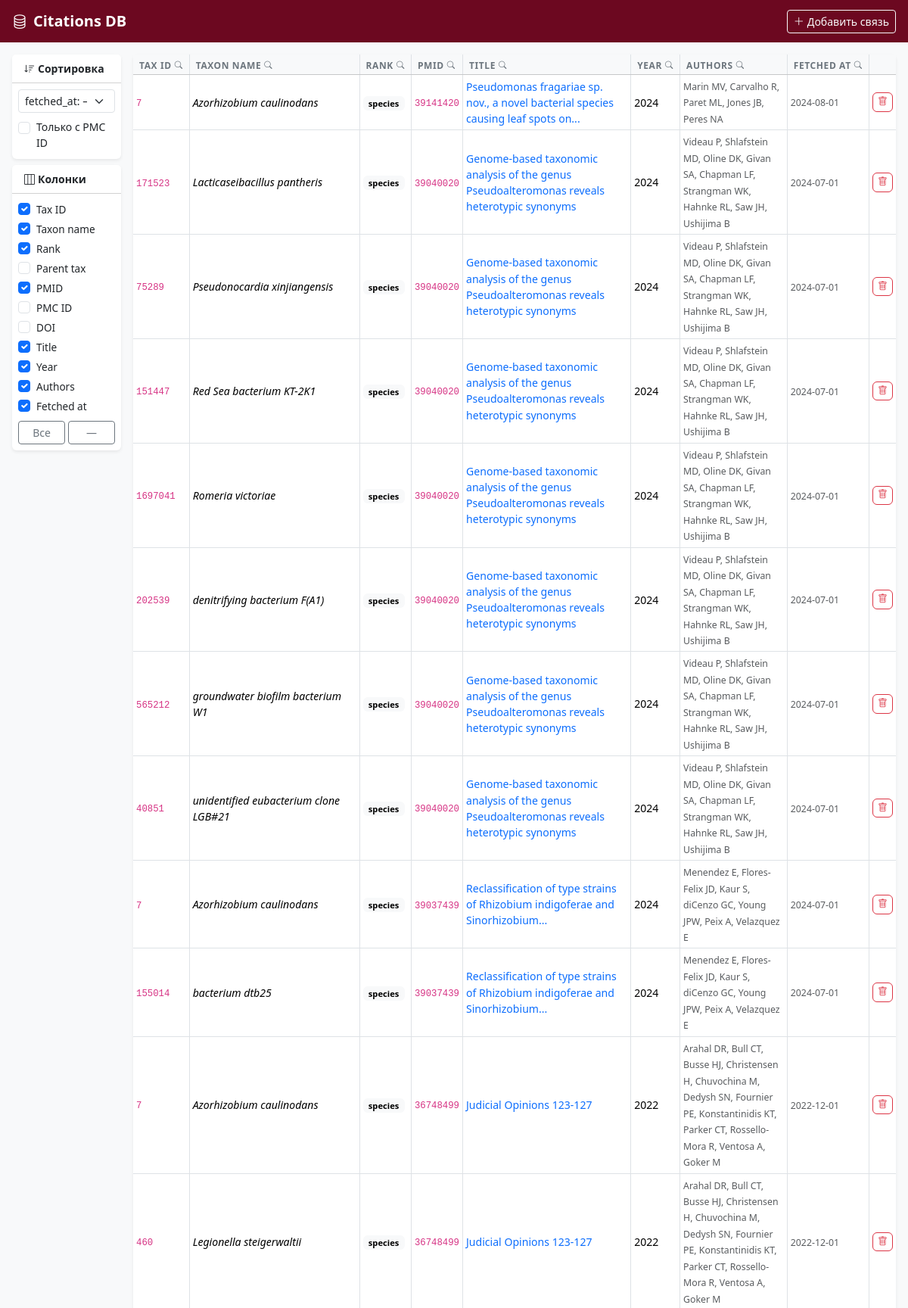
The page / (upper part) on the database its author committed.
### tables this page shows
CREATE TABLE Taxon_article (
    id      INTEGER PRIMARY KEY AUTOINCREMENT,
    tax_id  INTEGER NOT NULL,
    pmid    INTEGER NOT NULL,
    UNIQUE (id),
    FOREIGN KEY (tax_id) REFERENCES Taxon(tax_id),
    FOREIGN KEY (pmid)   REFERENCES Article(pmid)
);

CREATE TABLE Taxon (
    tax_id      INTEGER PRIMARY KEY,
    name        TEXT    NOT NULL,
    rank        TEXT    NOT NULL,
    parent_tax_id INTEGER,
    UNIQUE (tax_id)
);

### main.py (the view)
@app.get("/", name="index")
def index(
    request: Request,
    f_sort: str = "",
    f_has_pmc: str = "",
    page: int = 1,
    cols: list[str] = [],
    f_tax_id:        str = "",
    f_name:          str = "",
    f_rank:          str = "",
    f_parent_tax_id: str = "",
    f_pmid:          str = "",
    f_pmc_id:        str = "",
    f_doi:           str = "",
    f_title:         str = "",
    f_pub_year:      str = "",
    f_authors:       str = "",
    f_fetched_at:    str = "",
):
    if cols:
        visible = set(cols) & ALL_COLS
        request.session["visible_cols"] = list(visible)
    elif "visible_cols" in request.session:
        visible = set(request.session["visible_cols"]) & ALL_COLS
    else:
        visible = DEFAULT_COLS
    filters = {
        "tax_id":        f_tax_id,
        "name":          f_name,
        "rank":          f_rank,
        "parent_tax_id": f_parent_tax_id,
        "pmid":          f_pmid,
        "pmc_id":        f_pmc_id,
        "doi":           f_doi,
        "title":         f_title,
        "pub_year":      f_pub_year,
        "authors":       f_authors,
        "fetched_at":    f_fetched_at,
    }
    rows = ta_model.get_full_links(
        filter_taxon_name=f_name or None,
        filter_title=f_title or None,
        sort_fetched_at=f_sort or None,
    )
    for col, val in filters.items():
        if not val or col in ("name", "title"):
            continue
        val_lower = val.lower()
        rows = [r for r in rows if r[col] is not None and val_lower in str(r[col]).lower()]
    if f_has_pmc:
        rows = [r for r in rows if r["pmc_id"]]
    page_rows, total, total_pages, page = paginate(rows, page)
    param_parts = [("f_sort", f_sort), ("f_has_pmc", f_has_pmc)] + [(f"f_{k}", v) for k, v in filters.items()]
    params = "&".join(f"{k}={v}" for k, v in param_parts if v)
    active_filters = any(filters.values()) or bool(f_has_pmc)
    return render(request, {
        "rows": page_rows,
        "page": page, "total": total, "total_pages": total_pages,
        "pagination_params": params,
        "visible_cols": visible,
        "f_sort": f_sort,
        "f_has_pmc": f_has_pmc,
        "filters": filters,
        "active_filters": active_filters,
    })

### templates/index.html (shortened to what this page needs)
{% from "macros.html" import pagination %}
<!DOCTYPE html>
<html lang="ru">
<head>
  <link href="https://cdn.jsdelivr.net/npm/bootstrap@5.3.3/dist/css/bootstrap.min.css" rel="stylesheet">
  <link href="https://cdn.jsdelivr.net/npm/bootstrap-icons@1.11.3/font/bootstrap-icons.min.css" rel="stylesheet">
</head>
<body>
<nav class="navbar navbar-dark sticky-top mb-3" style="background-color: #6C0820;">
  <div class="container-fluid px-3">
    <span class="navbar-brand"><i class="bi bi-database me-2"></i>Citations DB</span>
    <button class="btn btn-outline-light btn-sm" data-bs-toggle="modal" data-bs-target="#addLinkModal">
      <i class="bi bi-plus-lg me-1"></i>Добавить связь
    </button>
  </div>
</nav>
<div class="container-fluid px-3 pb-5">
  <div class="row g-3">
    <div class="col-lg-1 col-md-2" style="min-width:160px">
      <div class="card border-0 shadow-sm mb-2">
        <div class="card-header bg-white small fw-semibold py-2">
          <i class="bi bi-sort-down me-1"></i>Сортировка
        </div>
        <div class="card-body p-2">
          <form method="get" id="sortForm">
            <select name="f_sort" class="form-select form-select-sm mb-2" onchange="this.form.submit()">
              <option value=""     {% if not f_sort %}selected{% endif %}>fetched_at: —</option>
            </select>
            <div class="form-check">
              <input class="form-check-input" type="checkbox" name="f_has_pmc" id="chkHasPmc"
                     value="1" {% if f_has_pmc %}checked{% endif %}
                     onchange="this.form.submit()">
              <label class="form-check-label small" for="chkHasPmc">Только с PMC ID</label>
            </div>
          </form>
        </div>
      </div>
      <div class="card border-0 shadow-sm">
        <div class="card-header bg-white small fw-semibold py-2">
          <i class="bi bi-layout-three-columns me-1"></i>Колонки
        </div>
        <div class="card-body p-2 col-toggle">
          {% set all_cols = [
            ('tax_id',       'Tax ID'),
            ('name',         'Taxon name'),
            ('rank',         'Rank'),
            ('parent_tax_id','Parent tax'),
            ('pmid',         'PMID'),
            ('pmc_id',       'PMC ID'),
            ('doi',          'DOI'),
            ('title',        'Title'),
            ('pub_year',     'Year'),
            ('authors',      'Authors'),
            ('fetched_at',   'Fetched at'),
          ] %}
          {% for col_id, col_label in all_cols %}
          <div class="form-check">
            <input class="form-check-input col-check" type="checkbox"
                   id="chk_{{ col_id }}" data-col="{{ col_id }}"
                   {% if col_id in visible_cols %}checked{% endif %}>
            <label class="form-check-label" for="chk_{{ col_id }}">{{ col_label }}</label>
          </div>
          {% endfor %}
          <div class="d-flex gap-1 mt-2">
            <button class="btn btn-outline-secondary btn-sm w-50" id="btnAll">Все</button>
            <button class="btn btn-outline-secondary btn-sm w-50" id="btnNone">—</button>
          </div>
        </div>
      </div>
    </div>
    <div class="col">
      <div class="card border-0 shadow-sm">
        <div class="card-body p-0">
          <form method="get" id="filterForm">
            <div class="table-responsive">
              <table class="table table-hover table-sm mb-0" id="mainTable">
                <thead class="table-light">
                  <tr>
                    {% macro col_header(col_id, label) %}
                    <th class="col-hdr col-{{ col_id }}"
                        {% if col_id not in visible_cols %}style="display:none"{% endif %}>
                      <div class="col-hdr-inner">
                        <div class="col-hdr-label" onclick="toggleSearch('{{ col_id }}')">
                          {{ label }}
                          <i class="bi bi-search {% if filters[col_id] %}search-active{% endif %}"
                             style="font-size:.65rem"></i>
                        </div>
                      </div>
                    </th>
                    {% endmacro %}
                    {{ col_header('tax_id',       'Tax ID') }}
                    {{ col_header('name',          'Taxon name') }}
                    {{ col_header('rank',          'Rank') }}
                    {{ col_header('pmid',          'PMID') }}
                    {{ col_header('title',         'Title') }}
                    {{ col_header('pub_year',      'Year') }}
                    {{ col_header('authors',       'Authors') }}
                    {{ col_header('fetched_at',    'Fetched at') }}
                    <th></th>
                  </tr>
                </thead>
                <tbody>
                  {% for row in rows %}
                  {% set rc = {
                    'domain':'text-bg-dark', 'kingdom':'text-bg-secondary', 'phylum':'text-bg-primary',
                    'class':'text-bg-info',  'order':'text-bg-success',     'family':'text-bg-warning',
                    'genus':'text-bg-danger','species':'text-bg-light'
                  } %}
                  <tr>
                    <td class="col-tax_id"        {% if 'tax_id'        not in visible_cols %}style="display:none"{% endif %}><code>{{ row.tax_id }}</code></td>
                    <td class="col-name"           {% if 'name'          not in visible_cols %}style="display:none"{% endif %}><em>{{ row.name }}</em></td>
                    <td class="col-rank"           {% if 'rank'          not in visible_cols %}style="display:none"{% endif %}>
                      <span class="badge badge-rank {{ rc.get(row.rank,'text-bg-secondary') }}">{{ row.rank }}</span>
                    </td>
                    <td class="col-pmid"           {% if 'pmid'          not in visible_cols %}style="display:none"{% endif %}><code>{{ row.pmid }}</code></td>
                    <td class="col-title"          {% if 'title'         not in visible_cols %}style="display:none"{% endif %} style="max-width:320px{% if 'title' not in visible_cols %};display:none{% endif %}">
                      {% if row.doi %}<a href="https://doi.org/{{ row.doi }}" target="_blank" class="text-decoration-none">{{ row.title | truncate(88) }}</a>
                      {% else %}{{ row.title | truncate(88) }}{% endif %}
                    </td>
                    <td class="col-pub_year"       {% if 'pub_year'      not in visible_cols %}style="display:none"{% endif %}>{{ row.pub_year or '—' }}</td>
                    <td class="col-authors"        {% if 'authors'       not in visible_cols %}style="display:none"{% endif %} style="max-width:200px{% if 'authors' not in visible_cols %};display:none{% endif %}">
                      <span class="small text-muted">{{ row.authors or '—' }}</span>
                    </td>
                    <td class="col-fetched_at"     {% if 'fetched_at'    not in visible_cols %}style="display:none"{% endif %}>
                      <span class="small text-muted">{{ row.fetched_at or '—' }}</span>
                    </td>
                    <td class="text-end" style="white-space:nowrap">
                      <button class="btn btn-outline-danger btn-action"
                              data-delete-url="/taxon-articles/{{ row.id }}/delete"
                              data-delete-label="{{ row.name }} ↔ PMID {{ row.pmid }}">
                        <i class="bi bi-trash"></i>
                      </button>
                    </td>
                  </tr>
                  {% endfor %}
                </tbody>
              </table>
            </div>
          </form>
        </div>
      </div>
    </div>
  </div>
</div>
</html>

### templates/index.html (style rules this page uses)
body { background: #f8f9fa; }
.navbar-brand { font-weight: 600; }
.table td { vertical-align: middle; font-size: .88rem; }
.table td, .table th { border-right: 1px solid #dee2e6; }
.table td:last-child, .table th:last-child { border-right: none; }
.badge-rank { font-size: .7rem; }
.btn-action { padding: .15rem .4rem; font-size: .78rem; }
th.col-hdr { padding: 0 !important; white-space: nowrap; }
.col-hdr-inner { display: flex; flex-direction: column; }
.col-hdr-label { font-size: .75rem; text-transform: uppercase; letter-spacing: .05em; color: #6c757d; padding: 6px 8px 2px; display: flex; align-items: center; gap: 4px; cursor: pointer; user-select: none; }
.col-toggle label { font-size: .85rem; cursor: pointer; user-select: none; }
.col-toggle .form-check { margin-bottom: 2px; }

### rows shown on the page
Taxon_article: tax_id "7", name "Azorhizobium caulinodans", rank "species", pmid "39141420", title "Pseudomonas fragariae sp. nov., a novel bacterial species causing leaf spots on...", pub_year "2024", authors "Marin MV, Carvalho R, Paret ML, Jones JB, Peres NA", fetched_at "2024-08-01"
Taxon_article: tax_id "171523", name "Lacticaseibacillus pantheris", rank "species", pmid "39040020", title "Genome-based taxonomic analysis of the genus Pseudoalteromonas reveals heterotypic synonyms", pub_year "2024", authors "Videau P, Shlafstein MD, Oline DK, Givan SA, Chapman LF, Strangman WK, Hahnke RL, Saw JH, Ushijima B", fetched_at "2024-07-01"
Taxon_article: tax_id "75289", name "Pseudonocardia xinjiangensis", rank "species", pmid "39040020", title "Genome-based taxonomic analysis of the genus Pseudoalteromonas reveals heterotypic synonyms", pub_year "2024", authors "Videau P, Shlafstein MD, Oline DK, Givan SA, Chapman LF, Strangman WK, Hahnke RL, Saw JH, Ushijima B", fetched_at "2024-07-01"
Taxon_article: tax_id "151447", name "Red Sea bacterium KT-2K1", rank "species", pmid "39040020", title "Genome-based taxonomic analysis of the genus Pseudoalteromonas reveals heterotypic synonyms", pub_year "2024", authors "Videau P, Shlafstein MD, Oline DK, Givan SA, Chapman LF, Strangman WK, Hahnke RL, Saw JH, Ushijima B", fetched_at "2024-07-01"
Taxon_article: tax_id "1697041", name "Romeria victoriae", rank "species", pmid "39040020", title "Genome-based taxonomic analysis of the genus Pseudoalteromonas reveals heterotypic synonyms", pub_year "2024", authors "Videau P, Shlafstein MD, Oline DK, Givan SA, Chapman LF, Strangman WK, Hahnke RL, Saw JH, Ushijima B", fetched_at "2024-07-01"
Taxon_article: tax_id "202539", name "denitrifying bacterium F(A1)", rank "species", pmid "39040020", title "Genome-based taxonomic analysis of the genus Pseudoalteromonas reveals heterotypic synonyms", pub_year "2024", authors "Videau P, Shlafstein MD, Oline DK, Givan SA, Chapman LF, Strangman WK, Hahnke RL, Saw JH, Ushijima B", fetched_at "2024-07-01"
Taxon_article: tax_id "565212", name "groundwater biofilm bacterium W1", rank "species", pmid "39040020", title "Genome-based taxonomic analysis of the genus Pseudoalteromonas reveals heterotypic synonyms", pub_year "2024", authors "Videau P, Shlafstein MD, Oline DK, Givan SA, Chapman LF, Strangman WK, Hahnke RL, Saw JH, Ushijima B", fetched_at "2024-07-01"
Taxon_article: tax_id "40851", name "unidentified eubacterium clone LGB#21", rank "species", pmid "39040020", title "Genome-based taxonomic analysis of the genus Pseudoalteromonas reveals heterotypic synonyms", pub_year "2024", authors "Videau P, Shlafstein MD, Oline DK, Givan SA, Chapman LF, Strangman WK, Hahnke RL, Saw JH, Ushijima B", fetched_at "2024-07-01"
Taxon_article: tax_id "7", name "Azorhizobium caulinodans", rank "species", pmid "39037439", title "Reclassification of type strains of Rhizobium indigoferae and Sinorhizobium...", pub_year "2024", authors "Menendez E, Flores-Felix JD, Kaur S, diCenzo GC, Young JPW, Peix A, Velazquez E", fetched_at "2024-07-01"
Taxon_article: tax_id "155014", name "bacterium dtb25", rank "species", pmid "39037439", title "Reclassification of type strains of Rhizobium indigoferae and Sinorhizobium...", pub_year "2024", authors "Menendez E, Flores-Felix JD, Kaur S, diCenzo GC, Young JPW, Peix A, Velazquez E", fetched_at "2024-07-01"
Taxon_article: tax_id "7", name "Azorhizobium caulinodans", rank "species", pmid "36748499", title "Judicial Opinions 123-127", pub_year "2022", authors "Arahal DR, Bull CT, Busse HJ, Christensen H, Chuvochina M, Dedysh SN, Fournier PE, Konstantinidis KT, Parker CT, Rossello-Mora R, Ventosa A, Goker M", fetched_at "2022-12-01"
Taxon_article: tax_id "460", name "Legionella steigerwaltii", rank "species", pmid "36748499", title "Judicial Opinions 123-127", pub_year "2022", authors "Arahal DR, Bull CT, Busse HJ, Christensen H, Chuvochina M, Dedysh SN, Fournier PE, Konstantinidis KT, Parker CT, Rossello-Mora R, Ventosa A, Goker M", fetched_at "2022-12-01"

### other values the page prints
{{ col_label }} "Tax ID" "Taxon name" "Rank" "Parent tax" "PMID" "PMC ID" "DOI" "Title" "Year" "Authors" "Fetched at"
{{ label }} "TAX ID TAXON NAME RANK PMID TITLE YEAR AUTHORS FETCHED AT"
